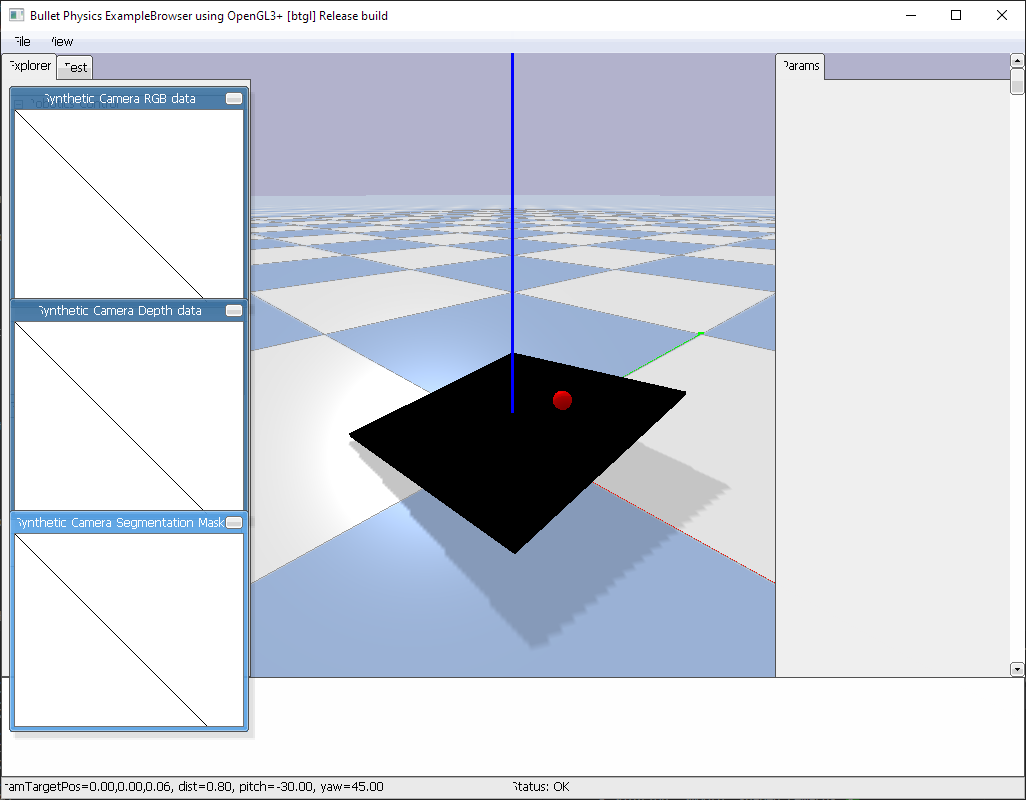
#> input picture sim.png, 1026 x 800 px
$ python -i camera_calibration_color.py   (imports and definitions only)
#> lines starting #> are read from the running program, lines starting #| are printed output that depends on the picture; after the words box and inside, x2 and y2 are one past the last pixel; in counts of white or black regions, pixels touching at a corner belong together
#> further down, picture is the input picture: shape (800, 1026, 3); mean B, G, R 219.9, 210.2, 205.5
"""
Camera Calibration Test - Color Marker Version

This script tests the color marker calibration process.
Much simpler and more reliable than ArUco markers!

Setup Requirements:
- 35x35cm wooden base plate
- 4x4cm colored markers (Red, Green, Blue, Yellow) placed at corners
- Print markers using: python generate_color_markers.py

Usage: python camera_calibration_color_test.py
"""

import cv2
import numpy as np
import time
import os
import json
from typing import Optional, Tuple
import pyrealsense2 as rs


class ColorCalibrationTest:
    """
    Color marker calibration test for static base plate
    """

    def __init__(self):
        self.pipeline = None
        self.config = None
        self.table_corners_pixels = None

        # Base plate and table dimensions
        self.base_plate_size = 0.35  # 35cm x 35cm base plate
        self.table_size = 0.25       # 25cm x 25cm tilting table
        self.marker_size = 0.04      # 4cm x 4cm colored markers

        # Color ranges for marker detection (HSV)
        self.color_ranges = {
            0: {"name": "Red", "lower": np.array([0, 120, 70]), "upper": np.array([10, 255, 255])},      # Red
            1: {"name": "Green", "lower": np.array([35, 120, 70]), "upper": np.array([85, 255, 255])},   # Green
            2: {"name": "Blue", "lower": np.array([100, 120, 70]), "upper": np.array([130, 255, 255])},  # Blue
            3: {"name": "Yellow", "lower": np.array([20, 120, 70]), "upper": np.array([30, 255, 255])}   # Yellow
        }

        # Alternative red range for red markers (red wraps around in HSV)
        self.red_alt_range = {"lower": np.array([170, 120, 70]), "upper": np.array([180, 255, 255])}

        # Output directory for calibration data
        self.output_dir = "calibration_data"
        if not os.path.exists(self.output_dir):
            os.makedirs(self.output_dir)
            print(f"📁 Created calibration directory: {self.output_dir}")

    # [19 lines left out: function initialize_camera, not called in this run]

    def detect_colored_markers(self, image: np.ndarray) -> Optional[np.ndarray]:
        """
        Detect colored markers on static base plate

        Args:
            image: Input color image

        Returns:
            Array of 4 corner points in pixel coordinates, or None if not found
        """
        # Convert to HSV for better color detection
        hsv = cv2.cvtColor(image, cv2.COLOR_BGR2HSV)
#> hsv: shape (800, 1026, 3); mean H, S, V 35.7, 18.3, 220.1

        # Apply Gaussian blur to reduce noise
        hsv = cv2.GaussianBlur(hsv, (5, 5), 0)
#> hsv: shape (800, 1026, 3); mean H, S, V 35.7, 18.3, 220.3

        marker_centers = {}
        debug_dir = "debug_frames"
        if not os.path.exists(debug_dir):
            os.makedirs(debug_dir)

        # Save original HSV for debugging
        cv2.imwrite(f"{debug_dir}/hsv_image.jpg", hsv)

        for marker_id, color_info in self.color_ranges.items():
            color_name = color_info["name"]

            # Create mask for this color
            mask = cv2.inRange(hsv, color_info["lower"], color_info["upper"])

            # Special handling for red (which wraps around in HSV)
            if marker_id == 0:  # Red marker
                mask_alt = cv2.inRange(hsv, self.red_alt_range["lower"], self.red_alt_range["upper"])
                mask = cv2.bitwise_or(mask, mask_alt)

            # Clean up the mask
            kernel = np.ones((5, 5), np.uint8)
            mask = cv2.morphologyEx(mask, cv2.MORPH_OPEN, kernel)
            mask = cv2.morphologyEx(mask, cv2.MORPH_CLOSE, kernel)

            # Save debug mask
            cv2.imwrite(f"{debug_dir}/mask_{color_name.lower()}.jpg", mask)

            # Find contours
            contours, _ = cv2.findContours(mask, cv2.RETR_EXTERNAL, cv2.CHAIN_APPROX_SIMPLE)

            if contours:
                # Find the largest contour (should be our marker)
                largest_contour = max(contours, key=cv2.contourArea)
                area = cv2.contourArea(largest_contour)

                # Check if the area is reasonable for a 4cm marker
                if area > 100:  # Minimum area threshold
                    # Calculate the center of the contour
                    M = cv2.moments(largest_contour)
                    if M["m00"] != 0:
                        center_x = int(M["m10"] / M["m00"])
                        center_y = int(M["m01"] / M["m00"])
                        marker_centers[marker_id] = [center_x, center_y]

                        print(f"   ✅ Found {color_name} marker at ({center_x}, {center_y})")
                    else:
                        print(f"   ⚠️ {color_name} marker found but center calculation failed")
                else:
                    print(f"   ⚠️ {color_name} marker too small (area: {area})")
            else:
                print(f"   ❌ No {color_name} marker detected")
#> this loop made 4 passes
#> (area, center_x, center_y) on passes 1, 3: (261.5, 561, 399), (1765.5, 111, 306)
#|    ✅ Found Red marker at (561, 399)
#|    ✅ Found Blue marker at (111, 306)
#> pass 1, in detect_colored_markers, `mask = cv2.inRange(hsv, color_info["lower"], color_info["upper"])`:
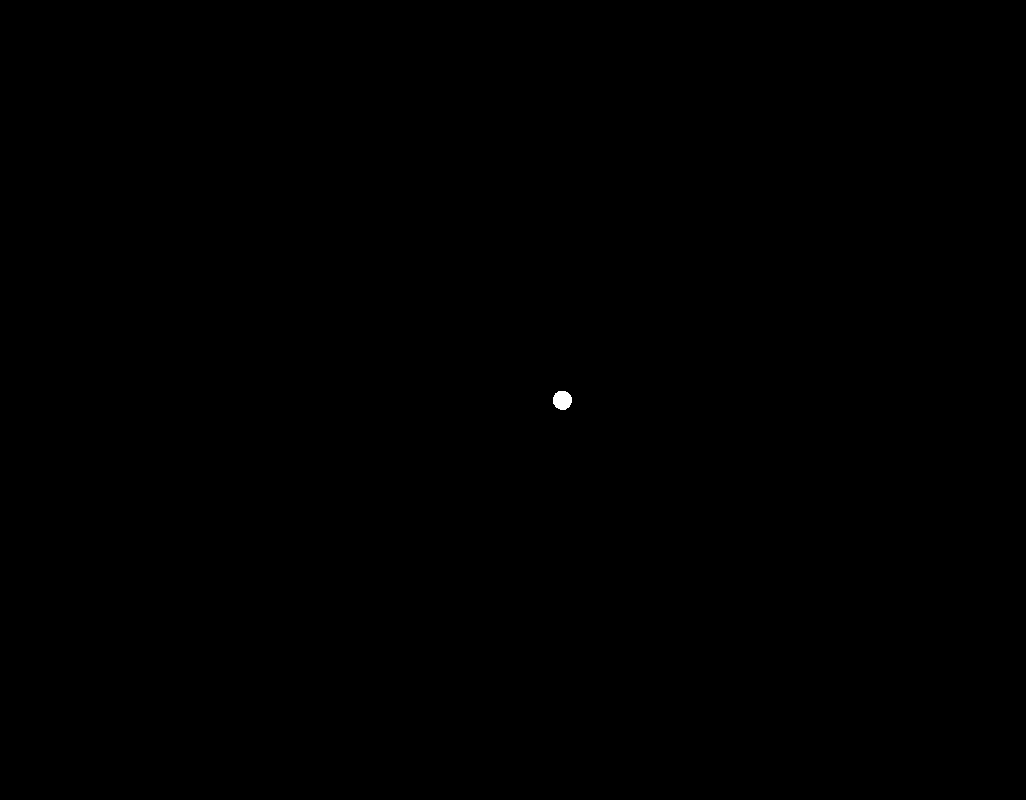
#> mask: shape (800, 1026); 0.04% white; 1 white region, box (x1, y1, x2, y2) and area: (553, 391, 572, 410) 289
#> pass 2, in detect_colored_markers, `mask = cv2.inRange(hsv, color_info["lower"], color_info["upper"])`:
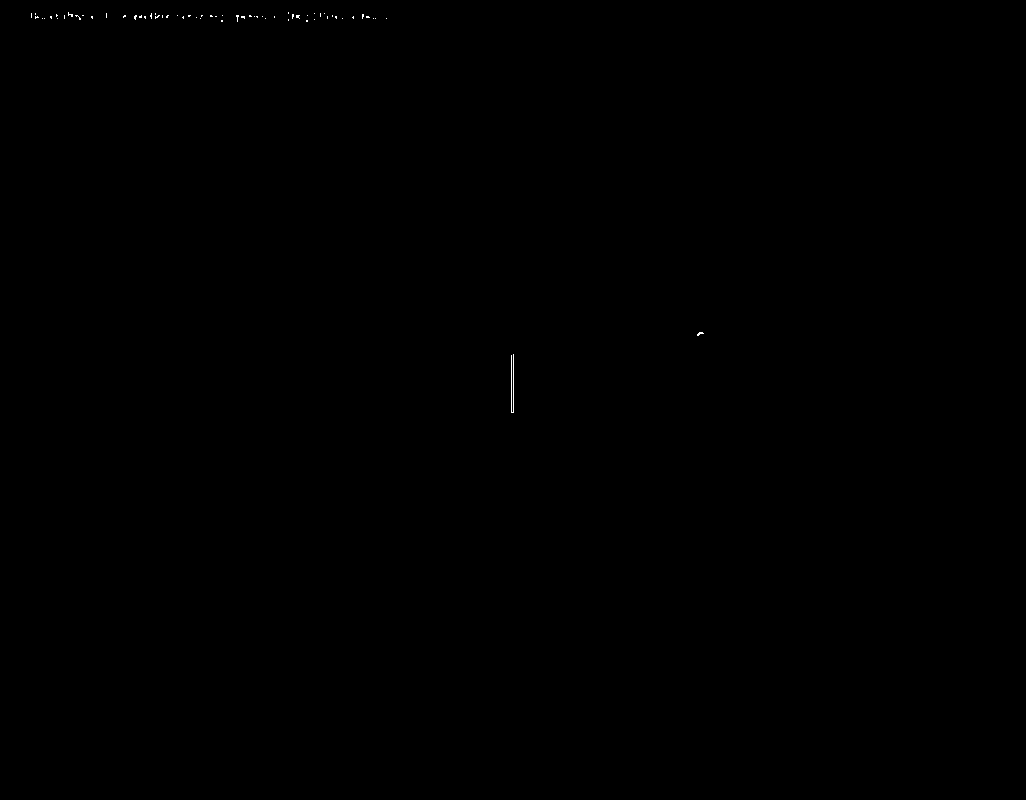
#> mask: shape (800, 1026); 0.05% white in thin lines or dots, all inside (x1, y1, x2, y2) = (31, 12, 704, 413)
#> pass 3, in detect_colored_markers, `mask = cv2.inRange(hsv, color_info["lower"], color_info["upper"])`:
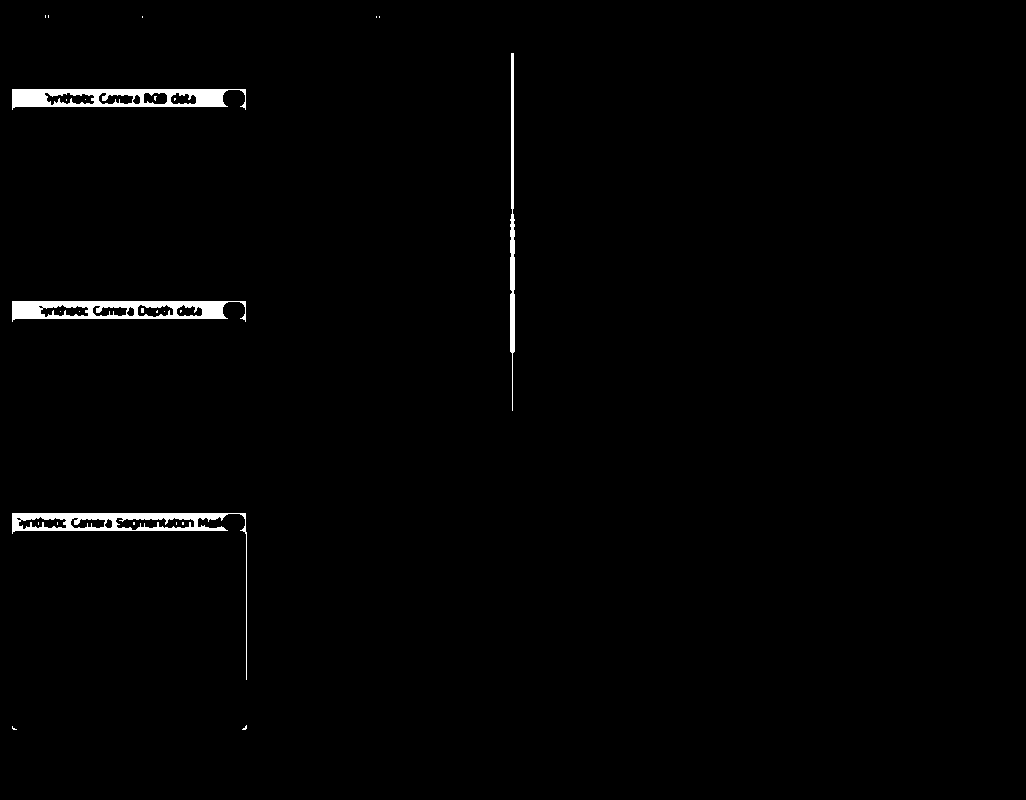
#> mask: shape (800, 1026); 1.2% white; 26 white regions (22 under 20 px), largest, box (x1, y1, x2, y2) and area: (12, 89, 246, 110) 2847, (12, 301, 246, 322) 2807, (12, 513, 247, 680) 2682, (510, 53, 515, 411) 1179
#> after the loop, marker_centers = {0: [561, 399], 2: [111, 306]}

        # Check if we have all 4 expected markers
        if len(marker_centers) != 4:
            missing = []
            for i in range(4):
                if i not in marker_centers:
                    missing.append(self.color_ranges[i]["name"])
#> after the loop, missing = ['Green', 'Yellow']
            print(f"⚠️ Missing colored markers: {missing}")
#| ⚠️ Missing colored markers: ['Green', 'Yellow']
            print(f"💡 Debug images saved to '{debug_dir}/' - check color masks")
            return None

        # Arrange corners in consistent order: [0, 1, 2, 3] -> [Red, Green, Blue, Yellow]
        corner_points = np.array([
            marker_centers[0],  # Red (Top-left)
            marker_centers[1],  # Green (Top-right)
            marker_centers[3],  # Yellow (Bottom-left)
            marker_centers[2]   # Blue (Bottom-right)
        ], dtype=np.float32)

        print(f"✅ Detected all 4 colored markers!")
        return corner_points

    # [286 lines left out: functions preview_detection, run_calibration, save_calibration_data, cleanup, main, not called in this run]


# [2 lines not run here, left out]

>>> import cv2
>>> picture = cv2.imread('sim.png')
>>> result = ColorCalibrationTest().detect_colored_markers(picture)
